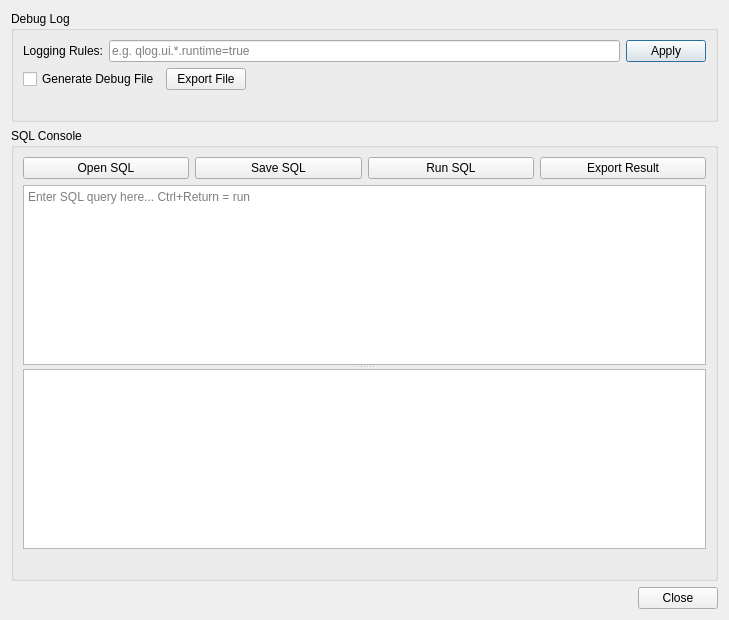
<?xml version="1.0" encoding="UTF-8"?>
<ui version="4.0">
 <class>DevToolsDialog</class>
 <widget class="QDialog" name="DevToolsDialog">
  <property name="geometry">
   <rect>
    <x>0</x>
    <y>0</y>
    <width>729</width>
    <height>620</height>
   </rect>
  </property>
  <property name="windowTitle">
   <string>Developer Tools</string>
  </property>
  <layout class="QVBoxLayout" name="verticalLayout">
   <item>
    <widget class="QGroupBox" name="debugLogGroup">
     <property name="sizePolicy">
      <sizepolicy hsizetype="Expanding" vsizetype="Maximum">
       <horstretch>0</horstretch>
       <verstretch>0</verstretch>
      </sizepolicy>
     </property>
     <property name="title">
      <string>Debug Log</string>
     </property>
     <layout class="QVBoxLayout" name="verticalLayout_2">
      <item>
       <layout class="QHBoxLayout" name="horizontalLayout_2">
        <item>
         <widget class="QLabel" name="loggingRulesLabel">
          <property name="text">
           <string>Logging Rules:</string>
          </property>
         </widget>
        </item>
        <item>
         <widget class="QLineEdit" name="loggingRulesEdit">
          <property name="placeholderText">
           <string>e.g. qlog.ui.*.runtime=true</string>
          </property>
          <property name="clearButtonEnabled">
           <bool>true</bool>
          </property>
         </widget>
        </item>
        <item>
         <widget class="QPushButton" name="applyRulesButton">
          <property name="text">
           <string>Apply</string>
          </property>
         </widget>
        </item>
       </layout>
      </item>
      <item>
       <layout class="QHBoxLayout" name="horizontalLayout">
        <item>
         <widget class="QCheckBox" name="logToFileCheckBox">
          <property name="text">
           <string>Generate Debug File</string>
          </property>
         </widget>
        </item>
        <item>
         <widget class="QPushButton" name="saveDebugLogButton">
          <property name="text">
           <string>Export File</string>
          </property>
          <property name="icon">
           <iconset theme="document-save-as"/>
          </property>
         </widget>
        </item>
        <item>
         <spacer name="horizontalSpacer">
          <property name="orientation">
           <enum>Qt::Horizontal</enum>
          </property>
          <property name="sizeHint" stdset="0">
           <size>
            <width>40</width>
            <height>20</height>
           </size>
          </property>
         </spacer>
        </item>
       </layout>
      </item>
      <item>
       <widget class="QLabel" name="debugLogFileLabel">
        <property name="text">
         <string notr="true"/>
        </property>
       </widget>
      </item>
     </layout>
    </widget>
   </item>
   <item>
    <widget class="QGroupBox" name="sqlConsoleGroup">
     <property name="title">
      <string>SQL Console</string>
     </property>
     <layout class="QVBoxLayout" name="verticalLayout_3">
      <item>
       <layout class="QHBoxLayout" name="horizontalLayout_3">
        <item>
         <widget class="QPushButton" name="openButton">
          <property name="text">
           <string>Open SQL</string>
          </property>
         </widget>
        </item>
        <item>
         <widget class="QPushButton" name="saveButton">
          <property name="text">
           <string>Save SQL</string>
          </property>
         </widget>
        </item>
        <item>
         <widget class="QPushButton" name="runButton">
          <property name="text">
           <string>Run SQL</string>
          </property>
         </widget>
        </item>
        <item>
         <widget class="QPushButton" name="exportButton">
          <property name="text">
           <string>Export Result</string>
          </property>
         </widget>
        </item>
       </layout>
      </item>
      <item>
       <widget class="QSplitter" name="splitter">
        <property name="orientation">
         <enum>Qt::Vertical</enum>
        </property>
        <widget class="QPlainTextEdit" name="sqlEditor">
         <property name="placeholderText">
          <string>Enter SQL query here... Ctrl+Return = run</string>
         </property>
        </widget>
        <widget class="QTableView" name="resultsTable"/>
       </widget>
      </item>
      <item>
       <widget class="QLabel" name="statusLabel">
        <property name="text">
         <string/>
        </property>
       </widget>
      </item>
     </layout>
    </widget>
   </item>
   <item>
    <widget class="QDialogButtonBox" name="buttonBox">
     <property name="orientation">
      <enum>Qt::Horizontal</enum>
     </property>
     <property name="standardButtons">
      <set>QDialogButtonBox::Close</set>
     </property>
    </widget>
   </item>
  </layout>
 </widget>
 <resources/>
 <connections>
  <connection>
   <sender>buttonBox</sender>
   <signal>rejected()</signal>
   <receiver>DevToolsDialog</receiver>
   <slot>reject()</slot>
   <hints>
    <hint type="sourcelabel">
     <x>316</x>
     <y>260</y>
    </hint>
    <hint type="destinationlabel">
     <x>286</x>
     <y>274</y>
    </hint>
   </hints>
  </connection>
  <connection>
   <sender>openButton</sender>
   <signal>clicked()</signal>
   <receiver>DevToolsDialog</receiver>
   <slot>openQuery()</slot>
   <hints>
    <hint type="sourcelabel">
     <x>132</x>
     <y>200</y>
    </hint>
    <hint type="destinationlabel">
     <x>474</x>
     <y>359</y>
    </hint>
   </hints>
  </connection>
  <connection>
   <sender>saveButton</sender>
   <signal>clicked()</signal>
   <receiver>DevToolsDialog</receiver>
   <slot>saveQuery()</slot>
   <hints>
    <hint type="sourcelabel">
     <x>360</x>
     <y>200</y>
    </hint>
    <hint type="destinationlabel">
     <x>474</x>
     <y>359</y>
    </hint>
   </hints>
  </connection>
  <connection>
   <sender>runButton</sender>
   <signal>clicked()</signal>
   <receiver>DevToolsDialog</receiver>
   <slot>runQuery()</slot>
   <hints>
    <hint type="sourcelabel">
     <x>588</x>
     <y>200</y>
    </hint>
    <hint type="destinationlabel">
     <x>474</x>
     <y>359</y>
    </hint>
   </hints>
  </connection>
  <connection>
   <sender>logToFileCheckBox</sender>
   <signal>toggled(bool)</signal>
   <receiver>DevToolsDialog</receiver>
   <slot>logToFileToggled(bool)</slot>
   <hints>
    <hint type="sourcelabel">
     <x>72</x>
     <y>93</y>
    </hint>
    <hint type="destinationlabel">
     <x>474</x>
     <y>359</y>
    </hint>
   </hints>
  </connection>
  <connection>
   <sender>applyRulesButton</sender>
   <signal>clicked()</signal>
   <receiver>DevToolsDialog</receiver>
   <slot>applyLoggingRules()</slot>
   <hints>
    <hint type="sourcelabel">
     <x>887</x>
     <y>57</y>
    </hint>
    <hint type="destinationlabel">
     <x>474</x>
     <y>359</y>
    </hint>
   </hints>
  </connection>
  <connection>
   <sender>saveDebugLogButton</sender>
   <signal>clicked()</signal>
   <receiver>DevToolsDialog</receiver>
   <slot>saveDebugLog()</slot>
   <hints>
    <hint type="sourcelabel">
     <x>182</x>
     <y>93</y>
    </hint>
    <hint type="destinationlabel">
     <x>474</x>
     <y>359</y>
    </hint>
   </hints>
  </connection>
 </connections>
 <slots>
  <slot>openQuery()</slot>
  <slot>saveQuery()</slot>
  <slot>exportQuery()</slot>
  <slot>runQuery()</slot>
  <slot>logToFileToggled(bool)</slot>
  <slot>applyLoggingRules()</slot>
  <slot>saveDebugLog()</slot>
 </slots>
</ui>
